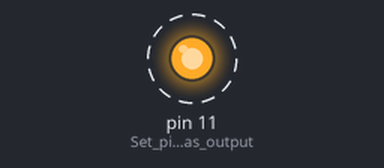
A sketch run on a simulated Arduino Uno, built with avr-gcc and run on an emulated ATmega328P. Shown: output pins drawn as LEDs (lit = HIGH). Dashed ring = blinking.

Above: at 0.5 s.
Timing chart, 0 to 4.6 s (numbered marks = the images above):
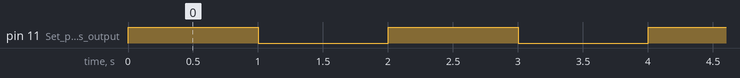

Measured:
- by itself, pin 11 (Set_pin_11_as_output): alternates HIGH for 1.0 s and LOW for 1.0 s

The sketch:

LED_Indicator.ino
```cpp
void setup() {
  pinMode(11, OUTPUT);  // Set pin 11 as output
}

void loop() {
  // Turn LED on pin 11
  digitalWrite(11, 1);

  delay(1000);  // Wait for 1 second

  // Turn LED off pin 11
  digitalWrite(11, 0);

  delay(1000);  // Wait for 1 second
}
```
